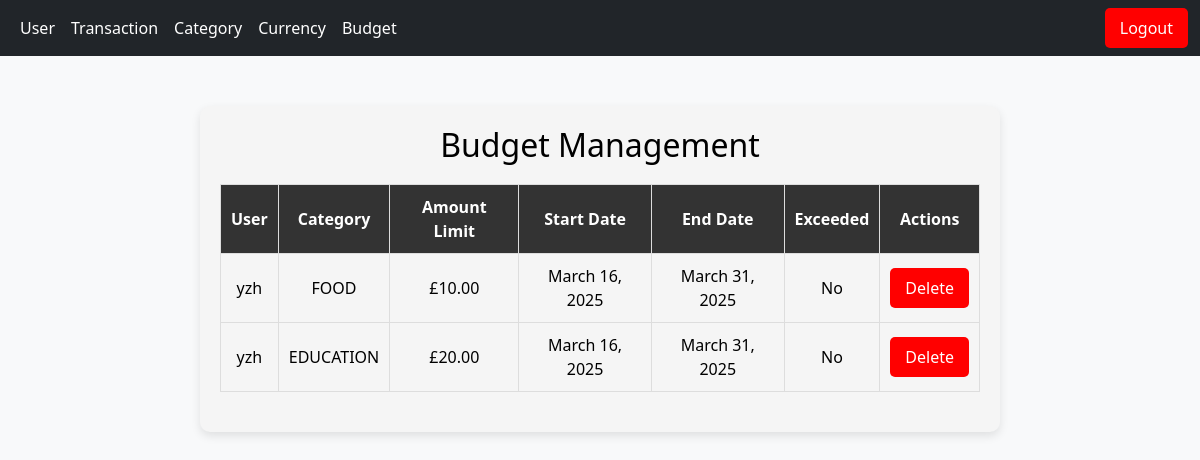
Page /admin_custome/budgets/ (signed in) on the committed database.
### finance/models.py (models this page shows, shortened)
class Budget(models.Model):
    user = models.ForeignKey(User, on_delete=models.CASCADE)  # 预算属于哪个用户
    category = models.ForeignKey(Category, on_delete=models.CASCADE)  # 预算属于哪个类别
    amount_limit = models.DecimalField(max_digits=10, decimal_places=2)  # 预算金额
    currency = models.ForeignKey(Currency, on_delete=models.SET_NULL, null=True) # 预算货币
    start_date = models.DateField()  # 预算开始时间
    end_date = models.DateField()  # 预算结束时间
    is_exceeded = models.BooleanField(default=False)  # 是否超支

class User(AbstractUser):
    account_type = models.CharField(
        max_length=10,
            choices=[("regular", "Regular"), ("premium", "Premium")]
    )
    groups = None
    user_permissions = None

class Category(models.Model):
    category_name = models.CharField(max_length=100)
    category_type = models.CharField(max_length=10, choices=[("income", "Income"), ("expense", "Expense")])

### finance/views.py (the view)
# urls.py: path('admin_custome/budgets/', admin_budget_list_view, name='admin_budget_list'),  # 管理员查看预算
@admin_required
def admin_budget_list_view(request):
    budgets = Budget.objects.all()  # 获取所有用户的预算
    return render(request, 'finance/admin_budget.html', {'budgets': budgets})

### templates/finance/admin_budget.html (shortened to what this page needs)
{% extends "finance/base_admin.html" %}
{% block content %}
<div class="budget-container">
    <h2>Budget Management</h2>
    <table>
        <thead>
            <tr>
                <th>User</th>
                <th>Category</th>
                <th>Amount Limit</th>
                <th>Start Date</th>
                <th>End Date</th>
                <th>Exceeded</th>
                <th>Actions</th>
            </tr>
        </thead>
        <tbody>
            {% for budget in budgets %}
            <tr>
                <td>{{ budget.user.username }}</td>
                <td>{{ budget.category.category_name }}</td>
                <td>£{{ budget.amount_limit }}</td>
                <td>{{ budget.start_date }}</td>
                <td>{{ budget.end_date }}</td>
                <td>{% if budget.is_exceeded %}Yes{% else %}No{% endif %}</td>
                <td>
                    <form action="{% url 'admin_budget_delete' budget.id %}" method="POST" style="display:inline;">
                        <button type="submit" class="btn btn-danger">Delete</button>
                    </form>
                </td>
            </tr>
            {% empty %}
            <tr>
                <td colspan="7">No budgets available.</td>
            </tr>
            {% endfor %}
        </tbody>
    </table>
</div>
{% endblock %}

### templates/finance/base_admin.html (style rules this page uses)
body { background-color: #f8f9fa; color: #000; }

### templates/finance/admin_budget.html (style rules this page uses)
.budget-container { max-width: 800px; margin: 50px auto; padding: 20px; background: #f5f5f5; border-radius: 10px; box-shadow: 0 4px 10px rgba(0, 0, 0, 0.1); }
h2 { text-align: center; margin-bottom: 20px; }
table { width: 100%; border-collapse: collapse; margin-bottom: 20px; }
th, td { padding: 10px; border: 1px solid #ddd; text-align: center; }
th { background: #333; color: white; }
.btn { padding: 8px 15px; background: #333; color: white; border: none; border-radius: 5px; cursor: pointer; transition: 0.3s; }
.btn-danger { background: red; }

### rows in the picture
Budget: user.username "yzh", category.category_name "FOOD", amount_limit "10.00", start_date "March 16, 2025", end_date "March 31, 2025", is_exceeded "No"
Budget: user.username "yzh", category.category_name "EDUCATION", amount_limit "20.00", start_date "March 16, 2025", end_date "March 31, 2025", is_exceeded "No"
